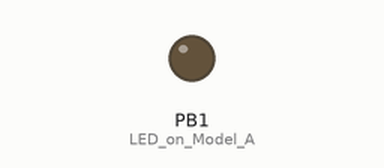
A sketch run on a simulated ATtiny85, built with avr-gcc and run on an emulated ATtiny85. Parts: output pins drawn as LEDs (lit = HIGH).

Above: at 1.3 s.
At 3.5 s:
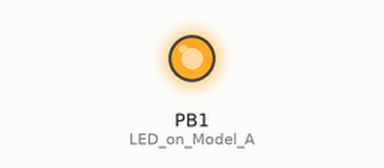
Timing chart, 0 to 8.8 s (numbered marks = the images above):
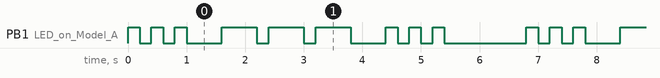

The sketch:

SOS.ino
```cpp
// (licence header left out)
// the setup routine runs once when you press reset:
void setup() {
  // initialize the digital pin as an output.
  pinMode(1, OUTPUT); //LED on Model A

}

// the loop routine runs over and over again forever:
void loop() {
  // turn the LED on (HIGH is the voltage level)
  int basetime = 200;
  digitalWrite(1, HIGH);
  delay(basetime);               // wait for a second
  // turn the LED off by making the voltage LOW
  digitalWrite(1, LOW);
  delay(basetime);               // wait for a second
  digitalWrite(1, HIGH);
  delay(basetime);               // wait for a second
  // turn the LED off by making the voltage LOW
  digitalWrite(1, LOW);
  delay(basetime);               // wait for a second
  digitalWrite(1, HIGH);
  delay(basetime);               // wait for a second
  // turn the LED off by making the voltage LOW
  digitalWrite(1, LOW);
  delay(3*basetime);               // wait for a second
  digitalWrite(1, HIGH);
  delay(3*basetime);               // wait for a second
  // turn the LED off by making the voltage LOW
  digitalWrite(1, LOW);
  delay(basetime);               // wait for a second
  digitalWrite(1, HIGH);
  delay(3*basetime);               // wait for a second
  // turn the LED off by making the voltage LOW
  digitalWrite(1, LOW);
  delay(basetime);               // wait for a second
  digitalWrite(1, HIGH);
  delay(3*basetime);               // wait for a second
  // turn the LED off by making the voltage LOW
  digitalWrite(1, LOW);
  delay(3*basetime);               // wait for a second
  digitalWrite(1, HIGH);
  delay(basetime);               // wait for a second
  // turn the LED off by making the voltage LOW
  digitalWrite(1, LOW);
  delay(basetime);               // wait for a second
  digitalWrite(1, HIGH);
  delay(basetime);               // wait for a second
  // turn the LED off by making the voltage LOW
  digitalWrite(1, LOW);
  delay(basetime);               // wait for a second
  digitalWrite(1, HIGH);
  delay(basetime);               // wait for a second
  // turn the LED off by making the voltage LOW
  digitalWrite(1, LOW);
  delay(7*basetime);               // wait for a second
}
```

Measured:
- by itself, PB1 (LED_on_Model_A): repeats every 6.8 s: 2 × (LOW 0.20 s, HIGH 0.20 s), LOW 0.60 s, 2 × (HIGH 0.60 s, LOW 0.20 s), HIGH 0.60 s, LOW 0.60 s, 2 × (HIGH 0.20 s, LOW 0.20 s), HIGH 0.20 s, LOW 1.4 s, HIGH 0.20 s
- by itself, everything shown: repeats every 6.8 s, in 18 steps
